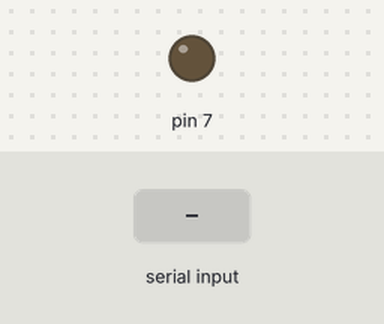
A sketch run on a simulated Arduino Uno, built with avr-gcc and run on an emulated ATmega328P. On the bench: output pins drawn as LEDs (lit = HIGH). Dashed ring = blinking. The test bench sets the inputs (shaded band).

Above: at 1.2 s.
1.3 s: "c" received over Serial
At 4.2 s:
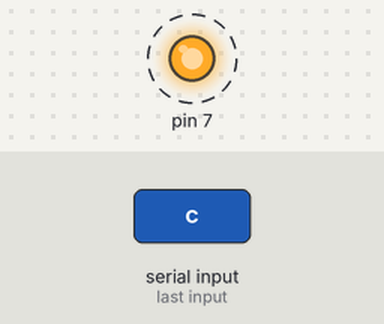
4.3 s: "a" received over Serial
At 5.4 s:
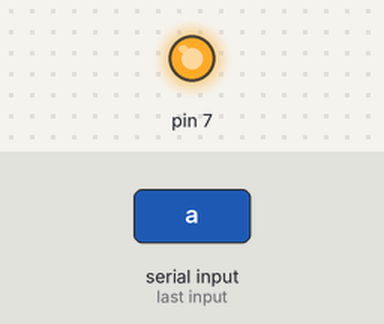
5.8 s: "b" received over Serial
At 7.1 s:
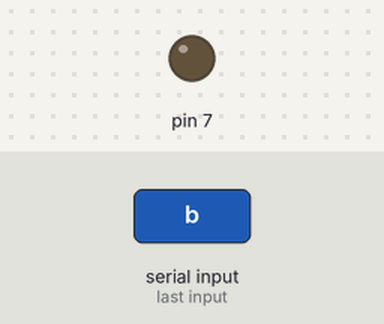
Timing chart, 0 to 8.8 s (numbered marks = the images above; inputs shaded):
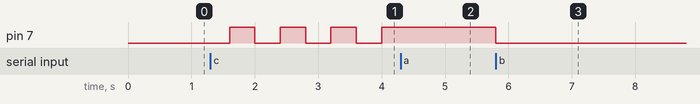

The sketch:

hello.ino
```cpp
/*
mais detalhes sobre essa função: http://fabianoallex.blogspot.com.br/2015/09/arduino-como-substituir-delay-pelo.html
*/
int time(long timeHigh, long timeLow, long atraso, long mref = 0) {
  long ajuste = mref % (timeHigh + timeLow);
  long resto  = (millis() + timeHigh + timeLow - ajuste - atraso) % (timeHigh + timeLow);
  return (resto < timeHigh ? HIGH : LOW);
}


void setup(){
  Serial.begin(9600);
  pinMode(7, OUTPUT);
}

boolean pisca = false;

void loop(){
  int c = Serial.read();
  if (c == 97) { digitalWrite(7, HIGH); pisca = false; } //a -> liga
  if (c == 98) { digitalWrite(7, LOW);  pisca = false; } //b -> desliga
  if (c == 99) { pisca = true;                         } //c -> pisca

  if (pisca)   { digitalWrite(7, time(400, 400, 0));   }
}
```

Measured:
- after the input at 1.3 s, pin 7: alternates HIGH for 0.40 s and LOW for 0.40 s, starting after 0.30 s
- after the input at 4.3 s, pin 7: stops changing and stays HIGH
- after the input at 5.8 s, pin 7: HIGH → LOW at once
